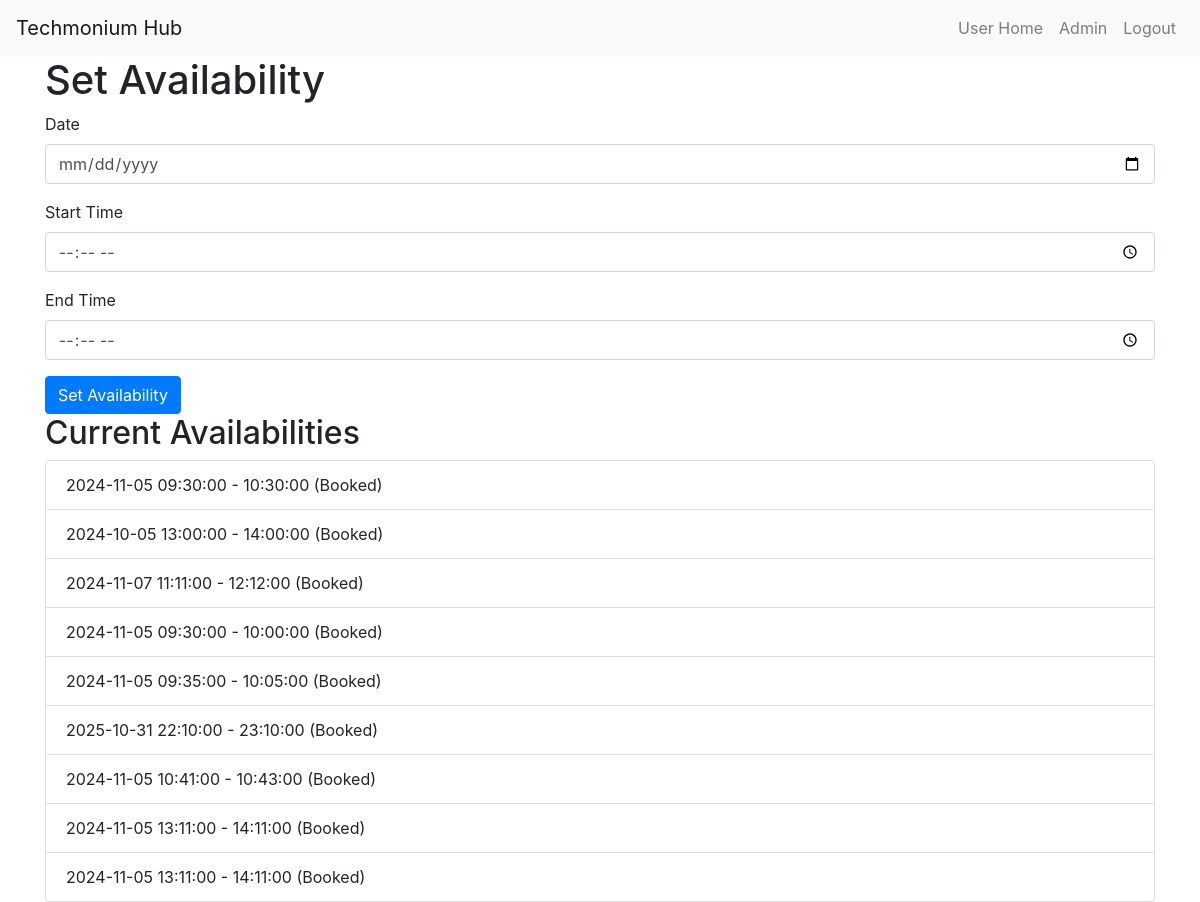
/admin/set_availability (signed in), run on the app's committed database.
### correct-app.py (models this page shows)
class Availability(db.Model):
    id = db.Column(db.Integer, primary_key=True)
    date = db.Column(db.Date, nullable=False)
    start_time = db.Column(db.Time, nullable=False)
    end_time = db.Column(db.Time, nullable=False)
    is_booked = db.Column(db.Boolean, default=False)
    bookings = db.relationship('Booking', backref='availability', lazy=True)

### correct-app.py (the view, shortened to what this page needs)
@app.route('/admin/set_availability', methods=['GET', 'POST'])
def set_availability():
    if 'username' not in session or not User.query.filter_by(username=session['username'], is_admin=True).first():
        return redirect('/login')
    availabilities = Availability.query.all()
    return render_template('set_availability.html', availabilities=availabilities)

### templates/set_availability.html (shortened to what this page needs)
<!DOCTYPE html>
<html lang="en">
<head>
    <link rel="stylesheet" href="https://maxcdn.bootstrapcdn.com/bootstrap/4.0.0/css/bootstrap.min.css">
</head>
<body>
    <nav class="navbar navbar-expand-lg navbar-light bg-light">
        <a class="navbar-brand" href="/">Techmonium Hub</a>
        <div class="collapse navbar-collapse" id="navbarNav">
            <ul class="navbar-nav ml-auto">
                <li class="nav-item">
                    <a class="nav-link" href="/user_hub">User Home</a>
                </li>
                <li class="nav-item">
                    <a class="nav-link" href="/admin/manage_users">Admin</a>
                </li>
                <li class="nav-item">
                    <a class="nav-link" href="/logout">Logout</a>
                </li>
            </ul>
        </div>
    </nav>
    <div class="container">
        <h1>Set Availability</h1>
        <form action="/admin/set_availability" method="post">
            <div class="form-group">
                <label for="date">Date</label>
                <input type="date" class="form-control" id="date" name="date" required>
            </div>
            <div class="form-group">
                <label for="start_time">Start Time</label>
                <input type="time" class="form-control" id="start_time" name="start_time" required>
            </div>
            <div class="form-group">
                <label for="end_time">End Time</label>
                <input type="time" class="form-control" id="end_time" name="end_time" required>
            </div>
            <button type="submit" class="btn btn-primary">Set Availability</button>
        </form>
        <h2>Current Availabilities</h2>
        <ul class="list-group">
            {% for availability in availabilities %}
            <li class="list-group-item">{{ availability.date }} {{ availability.start_time }} - {{ availability.end_time }} {% if availability.is_booked %}(Booked){% endif %}</li>
            {% endfor %}
        </ul>
    </div>
</body>
</html>

### data on the page
Availability: date "2024-11-05", start_time "09:30:00", end_time "10:30:00", is_booked "(Booked)"
Availability: date "2024-10-05", start_time "13:00:00", end_time "14:00:00", is_booked "(Booked)"
Availability: date "2024-11-07", start_time "11:11:00", end_time "12:12:00", is_booked "(Booked)"
Availability: date "2024-11-05", start_time "09:30:00", end_time "10:00:00", is_booked "(Booked)"
Availability: date "2024-11-05", start_time "09:35:00", end_time "10:05:00", is_booked "(Booked)"
Availability: date "2025-10-31", start_time "22:10:00", end_time "23:10:00", is_booked "(Booked)"
Availability: date "2024-11-05", start_time "10:41:00", end_time "10:43:00", is_booked "(Booked)"
Availability: date "2024-11-05", start_time "13:11:00", end_time "14:11:00", is_booked "(Booked)"
Availability: date "2024-11-05", start_time "13:11:00", end_time "14:11:00", is_booked "(Booked)"
